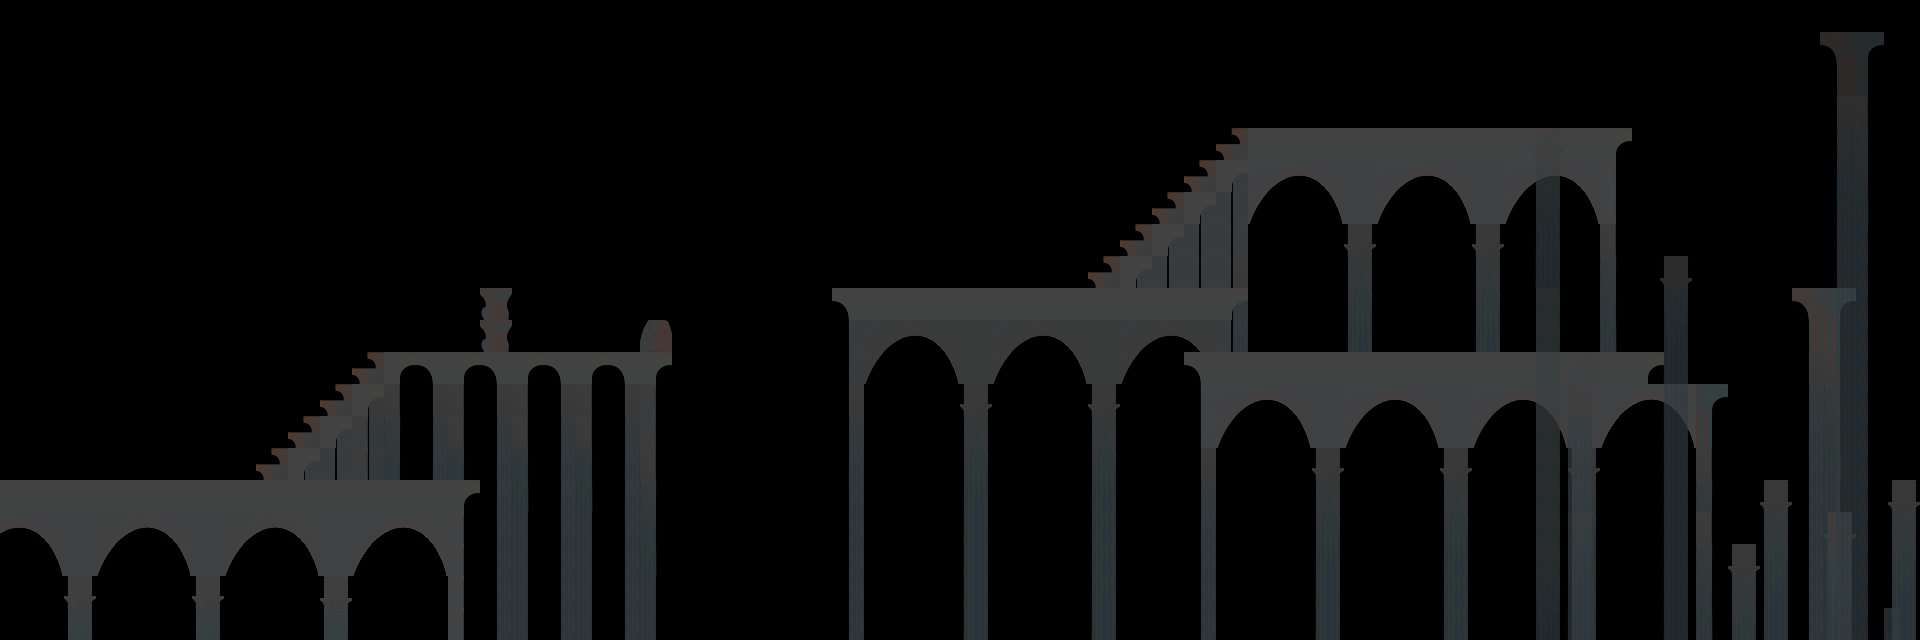

Tiled map render using the project's own tile images. Description and the map definition, with tile-layer contents summarised, below:
An orthogonal 60x20 tile map with 32x32 px tiles, 4 tile layers (Tile Layer 2, Tile Layer 3, Tile Layer 1, Foreground), 2 tilesets and 27 objects.

<map version="1.10" tiledversion="1.11.2" orientation="orthogonal" renderorder="right-down" width="60" height="20" tilewidth="32" tileheight="32" infinite="0" nextlayerid="8" nextobjectid="59">
 <tileset firstgid="1" source="../tilesets/dreamwalker_alpha_temple_assets_1.tsx" />
 <tileset firstgid="153" source="../tilesets/stairs_temple.tsx" />
 <group id="5" name="Group Layer 1">
  <layer id="3" name="Tile Layer 2" width="60" height="20" opacity="0.9">
   <data>[1200 cells, 187 non-empty, 25 distinct tile ids]</data>
  </layer>
  <layer id="4" name="Tile Layer 3" width="60" height="20" opacity="0.9">
   <data>[1200 cells, 51 non-empty, 22 distinct tile ids]</data>
  </layer>
 </group>
 <layer id="1" name="Tile Layer 1" width="60" height="20">
  <data>[1200 cells, 172 non-empty, 38 distinct tile ids]</data>
 </layer>
 <objectgroup id="6" name="CollisionLayer">
  <object id="7" x="832.005" y="288.991" width="417.031" height="30.3389">
   <properties>
    <property name="isStair" type="bool" value="false" />
   </properties>
  </object>
  <object id="8" x="383.566" y="351.895" width="286.734" height="31.3673">
   <properties>
    <property name="isStair" type="bool" value="false" />
   </properties>
  </object>
  <object id="11" x="256.803" y="463.896" width="29.4656" height="16.0299">
   <properties>
    <property name="isStair" type="bool" value="true" />
   </properties>
  </object>
  <object id="15" x="1.65125" y="480.515" width="478.038" height="32.1995">
   <properties>
    <property name="isStair" type="bool" value="false" />
   </properties>
  </object>
  <object id="21" x="1248.01" y="128.148" width="384.435" height="30.6481">
   <properties>
    <property name="isStair" type="bool" value="false" />
   </properties>
  </object>
  <object id="22" x="1184.43" y="351.827" width="476.797" height="31.8395">
   <properties>
    <property name="isStair" type="bool" value="false" />
   </properties>
  </object>
  <object id="23" x="1663.64" y="384.761" width="64.3793" height="30.6748">
   <properties>
    <property name="isStair" type="bool" value="false" />
   </properties>
  </object>
  <object id="24" x="1792.4" y="287.813" width="64.0006" height="32.1897">
   <properties>
    <property name="isStair" type="bool" value="false" />
   </properties>
  </object>
  <object id="25" x="480.289" y="288.728" width="31.464" height="63.5449">
   <properties>
    <property name="isStair" type="bool" value="false" />
   </properties>
  </object>
  <object id="26" x="639.891" y="319.946" width="32.3349" height="30.6331">
   <properties>
    <property name="isStair" type="bool" value="false" />
   </properties>
  </object>
  <object id="38" x="271.944" y="448.572" width="29.4656" height="16.0299">
   <properties>
    <property name="isStair" type="bool" value="true" />
   </properties>
  </object>
  <object id="39" x="288.411" y="432.105" width="29.4656" height="16.0299">
   <properties>
    <property name="isStair" type="bool" value="true" />
   </properties>
  </object>
  <object id="40" x="304.129" y="417.135" width="29.4656" height="16.0299">
   <properties>
    <property name="isStair" type="bool" value="true" />
   </properties>
  </object>
  <object id="41" x="319.1" y="400.668" width="29.4656" height="16.0299">
   <properties>
    <property name="isStair" type="bool" value="true" />
   </properties>
  </object>
  <object id="42" x="334.818" y="384.949" width="29.4656" height="16.0299">
   <properties>
    <property name="isStair" type="bool" value="true" />
   </properties>
  </object>
  <object id="43" x="352.034" y="366.985" width="29.4656" height="16.0299">
   <properties>
    <property name="isStair" type="bool" value="true" />
   </properties>
  </object>
  <object id="45" x="366.982" y="351.994" width="18.2489" height="15.3028">
   <properties>
    <property name="isStair" type="bool" value="true" />
   </properties>
  </object>
  <object id="46" x="1087.81" y="271.925" width="29.4656" height="16.0299">
   <properties>
    <property name="isStair" type="bool" value="true" />
   </properties>
  </object>
  <object id="47" x="1102.78" y="256.207" width="29.4656" height="16.0299">
   <properties>
    <property name="isStair" type="bool" value="true" />
   </properties>
  </object>
  <object id="48" x="1119.25" y="240.488" width="29.4656" height="16.0299">
   <properties>
    <property name="isStair" type="bool" value="true" />
   </properties>
  </object>
  <object id="50" x="1134.97" y="224.021" width="29.4656" height="16.0299">
   <properties>
    <property name="isStair" type="bool" value="true" />
   </properties>
  </object>
  <object id="51" x="1151.43" y="208.302" width="29.4656" height="16.0299">
   <properties>
    <property name="isStair" type="bool" value="true" />
   </properties>
  </object>
  <object id="53" x="1167.15" y="191.835" width="29.4656" height="16.0299">
   <properties>
    <property name="isStair" type="bool" value="true" />
   </properties>
  </object>
  <object id="54" x="1184.37" y="176.117" width="29.4656" height="16.0299">
   <properties>
    <property name="isStair" type="bool" value="true" />
   </properties>
  </object>
  <object id="55" x="1198.59" y="160.398" width="29.4656" height="16.0299">
   <properties>
    <property name="isStair" type="bool" value="true" />
   </properties>
  </object>
  <object id="57" x="1215.06" y="144.68" width="29.4656" height="16.0299">
   <properties>
    <property name="isStair" type="bool" value="true" />
   </properties>
  </object>
  <object id="58" x="1231.52" y="128.213" width="15.9925" height="16.0299">
   <properties>
    <property name="isStair" type="bool" value="true" />
   </properties>
  </object>
 </objectgroup>
 <layer id="7" name="Foreground" width="60" height="20" opacity="0.7" offsetx="1500" offsety="0" parallaxx="2">
  <data>[1200 cells, 111 non-empty, 30 distinct tile ids]</data>
 </layer>
</map>
